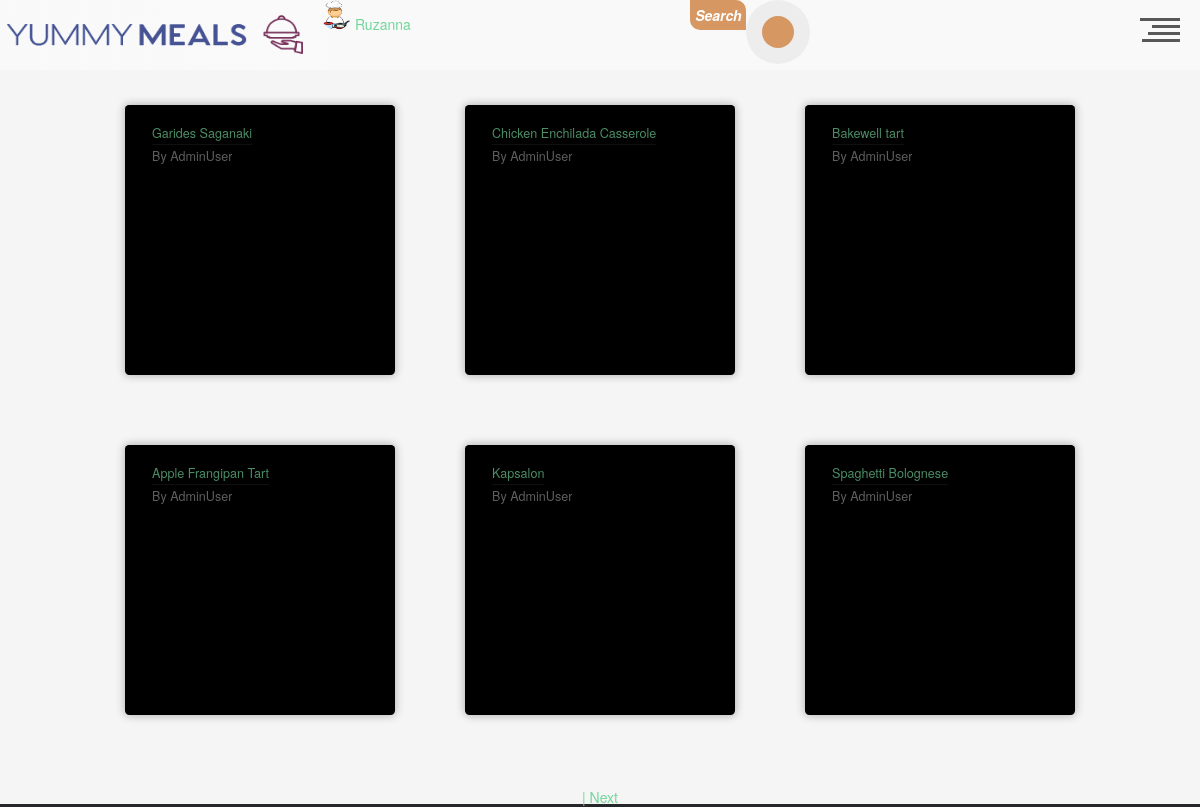
The app's page /meal/ (signed in) with its own data.
### app/users/models.py (models this page shows, shortened)
class User(db.Model, UserMixin):
    id = db.Column(db.Integer, primary_key=True)
    username = db.Column(db.String(20), unique=True, nullable=False)
    email = db.Column(db.String(120), unique=True, nullable=False)
    image_file = db.Column(
        db.String(20), nullable=False, default='default.png')
    password = db.Column(db.String(60), nullable=False)
    comment = db.relationship('UserComments', backref='author', lazy=True)
    is_admin = db.Column(db.Boolean, default=False)

### app/meals/models.py (models this page shows, shortened)
class Meal(db.Model):
    __tablename__ = 'meal'
    id = Column(Integer, primary_key=True)
    name = Column(String)
    category_id = Column(Integer, ForeignKey('category.id'))
    area_id = Column(Integer, ForeignKey('area.id'))
    author_id = Column(Integer, ForeignKey('user.id'), default=1)
    instructions = Column(String)
    img_link = Column(String, default='default.jpg')
    tags = Column(String)
    video_link = Column(String)
    date_posted = Column(db.DateTime, nullable=False, default=datetime.utcnow)
    area = relationship("Area")
    category = relationship("Category")
    user = relationship("User")

### app/meals/routes.py (the view)
@meals_bp.route('/')
def test_route():
    page = request.args.get('page', 1, type=int)
    meallist = Meal.query.paginate(page, 6, False)
    next_url = url_for('meals.test_route', page=meallist.next_num) \
        if meallist.has_next else None
    prev_url = url_for('meals.test_route', page=meallist.prev_num) \
        if meallist.has_prev else None
    return render_template(
        'main_page.html',
        meallist=meallist,
        next_url=next_url,
        prev_url=prev_url,
    )

### app/users/models.py (called while the page is built)
@login_manager.user_loader
def load_user(user_id):
    return User.query.get(int(user_id))

### app/meals/templates/main_page.html (shortened to what this page needs)
{% extends 'base.html' %}
{% block content %}
    <link rel="stylesheet" href={{ url_for('meals.static', filename='css/main.css') }}  />
<div class="flexbox">
    {% for meal in meallist.items %}
        <div class="food-card" style="background-image:url(
          {% if meal.author_id != 1 %}
            {{url_for('meals.static' ,filename = meal.img_link )}}
          {% else %}
            {{meal.img_link}}
          {% endif %}
          );">
    <div class="food-card-content">
      <div class="heading show">
        <h2><a href="/meal/meal_info/{{meal.id}}">{{meal.name}}</a></h2>
      </div>
      <div class="heading author show">
        <h5>By <a href="{{url_for('users.users_profiles' , u_id = meal.user.id)}}" class="profile">{{meal.user.username}}</a></h5>
      </div>
    </div>
  </div>
    {% endfor %}
</div>
<div class="nav_btns">
    {% if next_url %}
    <a href="{{ next_url }}">  | Next </a>
    {% endif %}
</div>
{% endblock content %}

### app/index/templates/base.html (shortened to what this page needs)
<!DOCTYPE html>
<html lang="en">
<head>
    <link rel="stylesheet" href= "{{ url_for('index.static', filename='css/base.css') }}"  />
    <link rel="stylesheet" href="https://stackpath.bootstrapcdn.com/bootstrap/4.5.0/css/bootstrap.min.css">
    <link rel="stylesheet" href="https://cdnjs.cloudflare.com/ajax/libs/font-awesome/4.7.0/css/font-awesome.min.css">
    <link rel="stylesheet" href="https://cdnjs.cloudflare.com/ajax/libs/twitter-bootstrap/3.3.7/css/bootstrap.min.css">
</head>
<body id="page-top">
    {% include 'header.html' %}
<section id="preloader-section">
        <section/>
    <main class="main-content">
    {% block content %}
    {% endblock content %}
    </main>
    {% extends 'footer.html' %}

### app/index/templates/header.html (shortened to what this page needs)
<link rel="stylesheet" href="{{url_for('index.static',filename='css/header.css') }}">
<header style="display:flex">
  <h1><a style="display:flex;" href="/"><img width="321" height="70", src="{{url_for('index.static' ,  filename='media/Logo2-1.png') }}" ></a></h1>
  <h1>
  {%if current_user.is_authenticated%}
  <img width="30" height="30", src="{{url_for('users.static' ,  filename='profile_pics/'+current_user.image_file) }}" alt="Avatar" class="avatar img-circle">
  	<a href="/user/user_profile/{{current_user.id}}">{{current_user.username}}  </a>
	{%endif%}
  </h1>
<div class="search-form">
<p class="head_search_txt">Search</p>
 <form  method = 'GET' action="{{url_for('meals.meal_search')}}">
    <button style = "outline:none;" class="head_search_btn" type = 'submit'></button>
  </form>
</div>
  <div id="nav-trigger" role="button">
    <div class="line l-01"></div>
    <div class="line l-02"></div>
    <div class="line l-03"></div>
    <div class="line l-04"></div>
  </div>
</header>

### app/index/templates/footer.html (shortened to what this page needs)
    <footer class="site-footer">
      <div class="container">
        <div class="row">
          <div class="col-sm-12 col-md-6">
            <h6>About</h6>
            <p class="text-justify">Here's our ACA second course final Flask project. <br/>
            Authors: Vlad Harutyunyan, Hayk Sahakyan, <br/> Zhora Karyan and Ruzanna Ordyan<br>
              <a href="{{ url_for('index.presentation') }}">&#10024; Website presentation</a></p>
          </div>
          <div class="col-xs-6 col-md-3">
            <h6>Categories</h6>
            <ul class="footer-links">
                <li><a href="{{ url_for('meals.categories_list') }}">All Categories</a></li>
            </ul>
          </div>
          <div class="col-xs-6 col-md-3">
            <h6>Quick Links</h6>
            <ul class="footer-links">
             {% if  current_user.username %}
                <li><a href="{{ url_for('users.logout') }}">Logout</a></li>
                <li><a href="{{ url_for('users.account_get') }}">Settings</a></li>
                <li><a href="{{ url_for('users.users_profiles' , u_id = current_user.id) }}">My profile</a></li>
                <li><a href="{{ url_for('users.new_recipe_get') }}">New Recipe</a></li>
                <li><a href="{{ url_for('users.support_get') }}">Support</a></li>
                {% else %}
                <li><a href="{{ url_for('users.login') }}">Login</a></li>
                <li><a href="{{ url_for('users.register') }}">Register</a></li>
            {% endif %}
            </ul>
          </div>
        </div>
      </div>
      <div class="container">
        <div class="row">
          <div class="col-md-8 col-sm-6 col-xs-12">
            <p class="copyright-text">Copyright &copy; 2020 All Rights Reserved
            </p>
          </div>
          <div class="col-md-4 col-sm-6 col-xs-12">
            <ul class="social-icons">
              <li><a class="dribbble" href="https://github.com/Vlad-Harutyunyan/YummyMeals"></a></li>
            </ul>
          </div>
        </div>
      </div>
</footer>

### app/index/static/css/base.css (style rules this page uses)
* { margin: 0; padding: 0; outline: none; box-sizing: border-box; }
.main-content { margin-bottom: 200px; z-index: 2; }
body { background-color: #ededed; }
#preloader-section { box-sizing: border-box; margin: 0; padding: 0; }
.site-footer { background-color:#26272b !important; padding:45px 0 20px; font-size:15px; line-height:16px; height: 230px; color:#737373; position: fixed; left: 0; bottom: 0; z-index: 0; width: 100%; }
.site-footer h6 { color:#fff; font-size:16px; text-transform:uppercase; margin-top:5px; letter-spacing:2px }
.site-footer a { color:#737373; }
.footer-links { padding-left:0; list-style:none }
.footer-links li { display:block }
.footer-links a { color:#737373 }
.site-footer .social-icons { text-align:right }
.site-footer .social-icons a { width:40px; height:40px; line-height:40px; margin-left:6px; margin-right:0; border-radius:100%; background-color:#33353d }
.copyright-text { margin:0 }
.social-icons { padding-left:0; margin-bottom:0; list-style:none }
.social-icons li { display:inline-block; margin-bottom:4px }
.social-icons a { background-color:#eceeef; color:#818a91; font-size:16px; display:inline-block; line-height:44px; width:44px; height:44px; text-align:center; margin-right:8px; border-radius:100%; -webkit-transition:all .2s linear; -o-transition:all .2s linear; transition:all .2s linear }

### app/meals/static/css/main.css (style rules this page uses)
html { font-family:"Open Sans",sans-serif; height:100%; width:100%; background:whitesmoke; }
div.show { position:relative;overflow:hidden;width:fit-content; }
div.show > h1,div.show > h2,div.show > h3,div.show > h4,div.show > h5,div.show > p { animation:1s show-slow ease-in; }
.heading > * { margin:0;padding:4px 0;line-height:1.125;white-space:nowrap;overflow:hidden;text-overflow:ellipsis;max-width:200px; }
.author > h5 { opacity:0.56;line-height:1.25; }
.food-card { position:relative;width:300px;height:300px;margin:20px 20px;border-radius:5px;box-shadow:0 0 10px 1px #00000045;background:black no-repeat right top ;background-size:auto 300px;color:white;overflow:hidden; }
.flexbox { display:flex;justify-content:center;vertical-align:middle;flex-wrap:wrap; }
.food-card-content { background:black;padding:20px 30px;opacity:0.66;transition:0.5s ease all; }
.food-card { transform:scale(0.9);transition:0.5s all ease; }
.profile { color:white; }
.nav_btns { width: 100%; text-align: center; margin: 40px auto; }

### records on screen
User: image_file (placeholder picture), username "Ruzanna"
Meal: name "Garides Saganaki", user.username "AdminUser"
Meal: name "Chicken Enchilada Casserole", user.username "AdminUser"
Meal: name "Bakewell tart", user.username "AdminUser"
Meal: name "Apple Frangipan Tart", user.username "AdminUser"
Meal: name "Kapsalon", user.username "AdminUser"
Meal: name "Spaghetti Bolognese", user.username "AdminUser"
